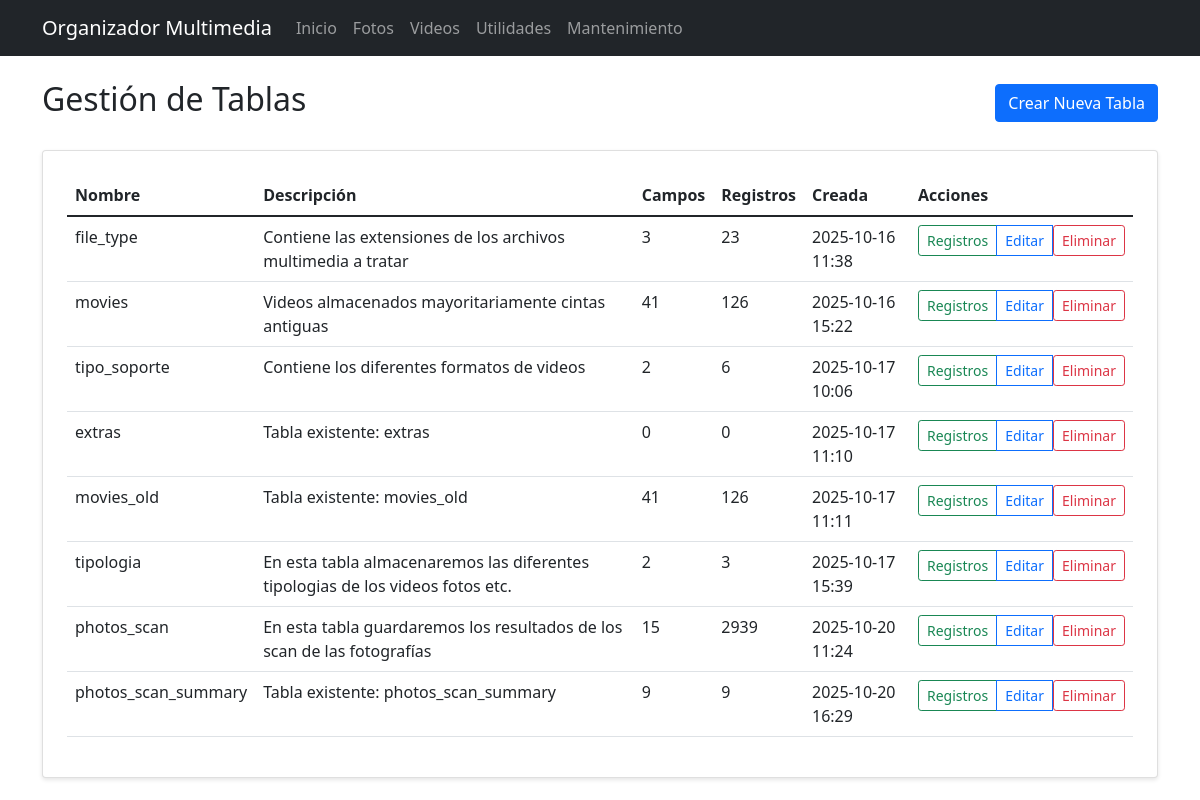
Before: /tables/ with the older database file.
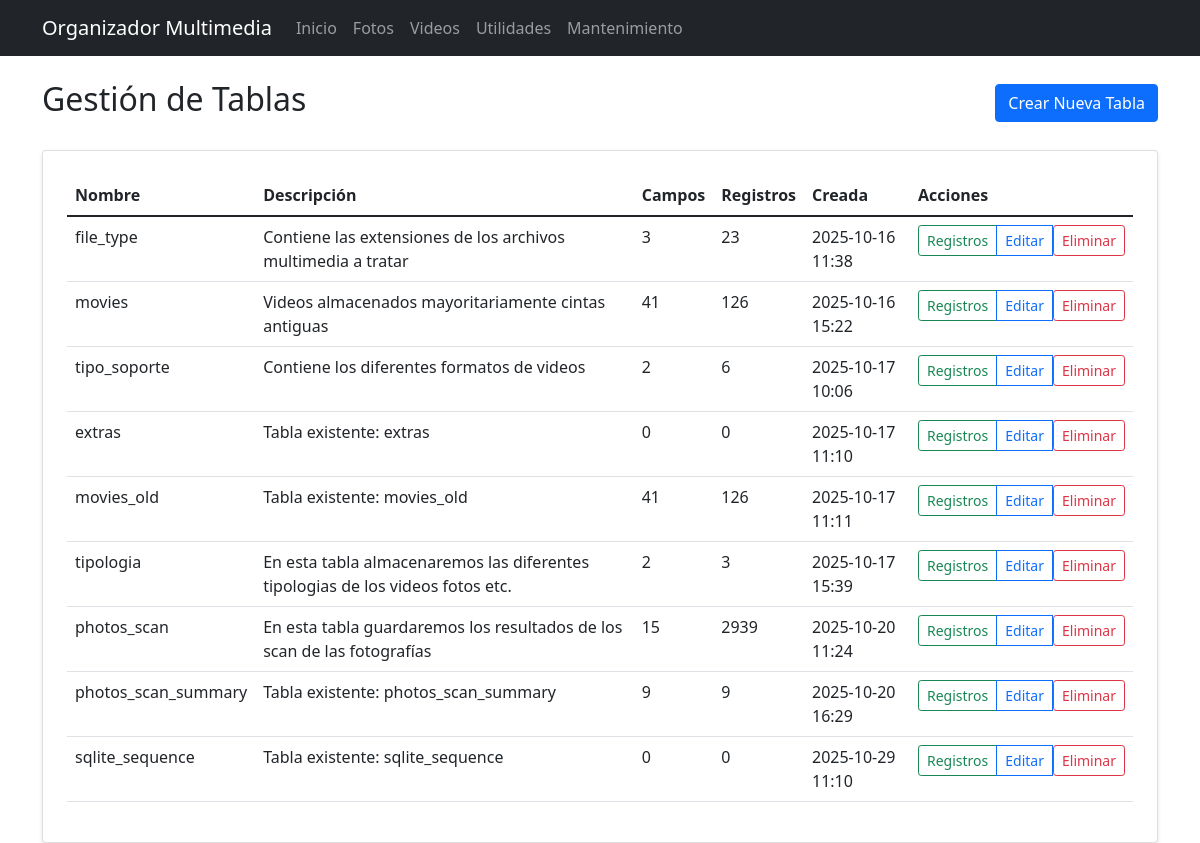
After: the same page with the newer database file.
### app/models/database.py (models this page shows, shortened)
class DynamicTable(db.Model):
    id = db.Column(db.Integer, primary_key=True)
    name = db.Column(db.String(50), unique=True, nullable=False)
    description = db.Column(db.String(200))
    created_at = db.Column(db.DateTime, default=datetime.utcnow)
    fields = db.relationship('TableField', backref='table', lazy=True, cascade='all, delete-orphan')

### app/routes/tables.py (the view)
@bp.route('/')
def index():
    tables = DynamicTable.query.all()
    inspector = inspect(db.engine)
    existing_tables = inspector.get_table_names()
    for table in tables:
        if table.name in existing_tables:
            result = db.session.execute(text(f'SELECT COUNT(*) FROM "{table.name}"')).scalar()
            table.record_count = result
        else:
            table.record_count = 0
    return render_template('tables/index.html', tables=tables)

### app/templates/tables/index.html (shortened to what this page needs)
{% extends "base.html" %}
{% block content %}
<div class="row">
    <div class="col-md-12">
        <div class="d-flex justify-content-between align-items-center mb-4">
            <h2>Gestión de Tablas</h2>
            <a href="{{ url_for('tables.create_table') }}" class="btn btn-primary">
                Crear Nueva Tabla
            </a>
        </div>
        {% if tables %}
            <div class="card">
                <div class="card-body">
                    <div class="table-responsive">
                        <table class="table">
                            <thead>
                                <tr>
                                    <th>Nombre</th>
                                    <th>Descripción</th>
                                    <th>Campos</th>
                                    <th>Registros</th>
                                    <th>Creada</th>
                                    <th>Acciones</th>
                                </tr>
                            </thead>
                            <tbody>
                                {% for table in tables %}
                                <tr>
                                    <td>{{ table.name }}</td>
                                    <td>{{ table.description or '' }}</td>
                                    <td>{{ table.fields|length }}</td>
                                    <td>{{ table.record_count }}</td>
                                    <td>{{ table.created_at.strftime('%Y-%m-%d %H:%M') }}</td>
                                    <td>
                                        <div class="btn-group" role="group">
                                            <a href="{{ url_for('tables.manage_records', table_id=table.id) }}"
                                               class="btn btn-sm btn-outline-success">
                                                Registros
                                            </a>
                                            <a href="{{ url_for('tables.edit_table', table_id=table.id) }}"
                                               class="btn btn-sm btn-outline-primary">
                                                Editar
                                            </a>
                                            <form action="{{ url_for('tables.delete_table', table_id=table.id) }}"
                                                  method="POST"
                                                  style="display: inline;"
                                                  onsubmit="return confirm('¿Estás seguro de que quieres eliminar esta tabla?');">
                                                <button type="submit" class="btn btn-sm btn-outline-danger">
                                                    Eliminar
                                                </button>
                                            </form>
                                        </div>
                                    </td>
                                </tr>
                                {% endfor %}
                            </tbody>
                        </table>
                    </div>
                </div>
            </div>
        {% else %}
            <div class="alert alert-info">
                No hay tablas creadas. ¡Crea una nueva tabla para empezar!
            </div>
        {% endif %}
    </div>
</div>
{% endblock %}

### app/templates/base.html (shortened to what this page needs)
<!DOCTYPE html>
<html lang="es">
<head>
    <link href="https://cdn.jsdelivr.net/npm/bootstrap@5.1.3/dist/css/bootstrap.min.css" rel="stylesheet">
    <link href="https://cdn.jsdelivr.net/npm/bootstrap-icons@1.7.2/font/bootstrap-icons.css" rel="stylesheet">
    <link href="{{ url_for('static', filename='css/style.css') }}" rel="stylesheet">
</head>
<body>
    <nav class="navbar navbar-expand-lg navbar-dark bg-dark">
        <div class="container">
            <a class="navbar-brand" href="{{ url_for('main.index') }}">Organizador Multimedia</a>
            <div class="collapse navbar-collapse" id="navbarNav">
                <ul class="navbar-nav">
                    <li class="nav-item">
                        <a class="nav-link" href="{{ url_for('main.index') }}">Inicio</a>
                    </li>
                    <li class="nav-item">
                        <a class="nav-link" href="{{ url_for('main.photos') }}">Fotos</a>
                    </li>
                    <li class="nav-item">
                        <a class="nav-link" href="{{ url_for('videos.index') }}">Videos</a>
                    </li>
                    <li class="nav-item">
                        <a class="nav-link" href="{{ url_for('main.utilities') }}">Utilidades</a>
                    </li>
                    <li class="nav-item">
                        <a class="nav-link" href="{{ url_for('maintenance.index') }}">Mantenimiento</a>
                    </li>
                </ul>
            </div>
        </div>
    </nav>
    <main class="container mt-4">
        {% block content %}{% endblock %}
    </main>
</body>
</html>

### app/static/css/style.css (style rules this page uses)
.card { box-shadow: 0 2px 4px rgba(0,0,0,0.1); }
.card-body { padding: 1.5rem; }

Changed rows visible on the page:
added DynamicTable: name "sqlite_sequence", description "Tabla existente: sqlite_sequence", fields|length "0", record_count "0", created_at "2025-10-29 11:10"
